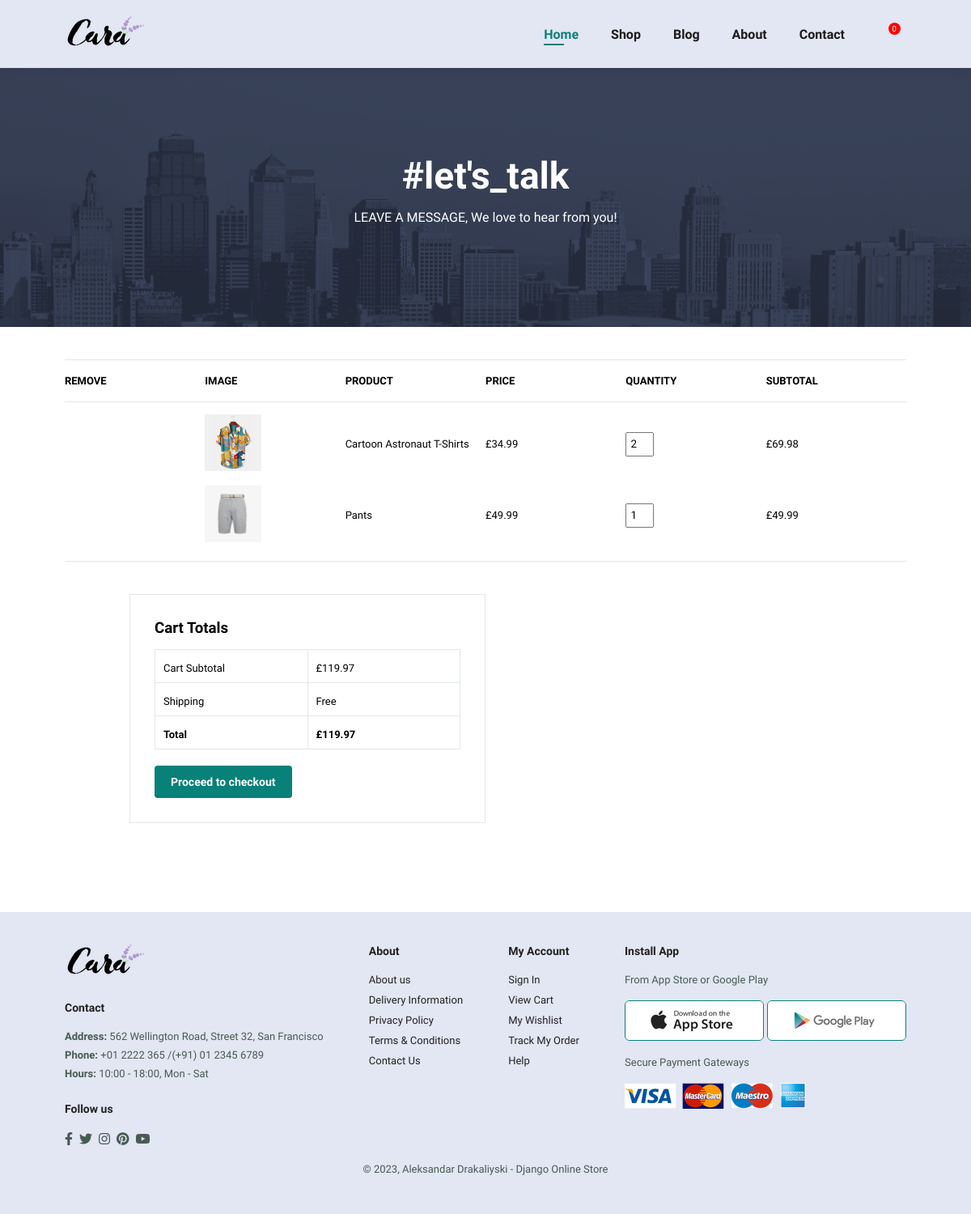
The app's page /cart/ (signed in) with its own data.
### store/models.py (models this page shows, shortened)
class OrderItem(models.Model):
    product = models.ForeignKey(Product, on_delete=models.SET_NULL, blank=True, null=True)
    order = models.ForeignKey(Order, on_delete=models.SET_NULL, blank=True, null=True)
    quantity = models.IntegerField(default=0, blank=True, null=True)
    date_added = models.DateTimeField(auto_now_add=True)
    @property
    def get_total(self):
        return self.product.price * self.quantity

class Product(models.Model):
    name = models.CharField(max_length=200, null=True)
    price = models.DecimalField(max_digits=7, decimal_places=2)
    brand = models.CharField(max_length=200, null=True)
    image = models.ImageField(null=True, blank=True)
    @property
    def imageURL(self):
        try:
            url = self.image.url
        except:
            url = ''
        return url

class Order(models.Model):
    customer = models.ForeignKey(Customer, on_delete=models.SET_NULL, blank=True, null=True)
    date_ordered = models.DateTimeField(auto_now_add=True)
    complete = models.BooleanField(default=False)
    transaction_id = models.CharField(max_length=100, null=True)
    @property
    def get_cart_total(self):
        orderitems=self.orderitem_set.all()
        total = sum([item.get_total for item in orderitems])
        return total

### store/views.py (the view)
# urls.py: path('cart/', views.cart, name='cart'),
def cart(request):
    if request.user.is_authenticated:
        customer = request.user.customer
        order, created = Order.objects.get_or_create(customer=customer, complete=False)
        items = order.orderitem_set.all()
        print('User is authenticated')
    else:
        print('User is not authenticated')
        items=[]
    context = {'items': items, 'order': order}
    return render(request, 'store/cart.html', context )

### store/templates/store/cart.html (shortened to what this page needs)
{% extends 'store/base.html' %}
{% load static %}
{%  block content %}
<section id="page-header" class="about-header">
    <h2>#let's_talk</h2>
    <p>LEAVE A MESSAGE, We love to hear from you!</p>
</section>
<section id="cart" class="section-p1">
    <table width="100%">
        <thead>
            <tr>
              <td>Remove</td>
              <td>Image</td>
              <td>Product</td>
              <td>Price</td>
              <td>Quantity</td>
              <td>Subtotal</td>
            </tr>
          </thead>
          {% for item in items %}
            <tbody>
              <tr>
                  <td><a href="#"><i class="far fa-times-circle"></a></i></td>
                  <td><img src="{{ item.product.imageURL }}" alt=""></td>
                  <td>{{item.product.name}}</td>
                  <td>£{{item.product.price|floatformat:2}}</td>
                  <td><input type="number" value="{{item.quantity}}"></td>
                  <td>£{{item.get_total}}</td>
              </tr>
            </tbody>
        {% endfor %}
    </table>
    <section id="cart-add" class="section-p1">
        <div id="subtotal">
            <h3>Cart Totals</h3>
            <table>
              <tr>
                <td>Cart Subtotal</td>
                <td>£{{order.get_cart_total}}</td>
              </tr>
              <tr>
                <td>Shipping</td>
                <td>Free</td>
              </tr>
              <tr>
                <td><strong>Total</strong></td>
                <td><strong>£{{order.get_cart_total}}</strong></td>
              </tr>
            </table>
            <button class="normal"><a href="{% url 'checkout' %}">Proceed to checkout</a></button>
          </div>
    </section>
</section>
{% endblock %}

### static/css/style.css (style rules this page uses)
* { margin: 0; padding: 0; box-sizing: border-box; font-family: "Spartan", sans-serif; }
html { scroll-behavior: smooth; }
h2 { font-size: 46px; line-height: 54px; color: #222; }
p { font-size: 16px; color: #465b52; margin: 15px 0 20px 0; }
a { text-decoration: none; color: #fff }
.section-p1 { padding: 40px 80px; }
button.normal { font-size: 14px; font-weight: 600; padding: 15px 30px; color: #000; background-color: #fff; border-radius: 4px; cursor: pointer; border: none; outline: none; transition: 0.2s; }
body { width: 100%; }
#page-header { width: 100%; height: 40vh; background-size: cover; display: flex; justify-content: center; text-align: center; flex-direction: column; padding: 14px; }
#page-header h2, #page-header p { color: #fff; }
#cart { overflow-x: auto; }
#cart table { width: 100%; border-collapse: collapse; table-layout: fixed; white-space: nowrap; padding-top: 10px; }
#cart table img { width: 70px; }
#cart table thead { border: 1px solid #e2e9e1; border-left: none; border-right: none; }
#cart table thead td { font-weight: 700; text-transform: uppercase; font-size: 13px; padding: 18px 0; }
#cart table tbody tr td { padding-top: 15px; }
#cart table tbody td { font-size: 13px; }
#cart table tbody td input { text-align: center; width: 20%; height: 30px; }
#cart-add { display: flex; flex-wrap: wrap; justify-content: space-between; border: 1px solid #e2e9e1; border-left: none; border-right: none; border-bottom: none; margin-top: 20px; }
#subtotal h3 { padding-bottom: 15px; }
#subtotal button { background-color: #088178; padding: 12px 20px; }
#subtotal { width: 50%; margin-bottom: 30px; border: 1px solid #e2e9e1; padding: 30px; }
#subtotal table { border-collapse: collapse; width: 100%; margin-bottom: 20px; }
#subtotal table td { width: 50%; border: 1px solid #e2e9e1; padding: 10px; font-size: 13px; }

### records on screen
OrderItem: product.imageURL (picture), product.name "Cartoon Astronaut T-Shirts", product.price "34.99", quantity "2", get_total "69.98"
OrderItem: product.imageURL (picture), product.name "Pants", product.price "49.99", quantity "1", get_total "49.99"
Order: get_cart_total "119.97"
